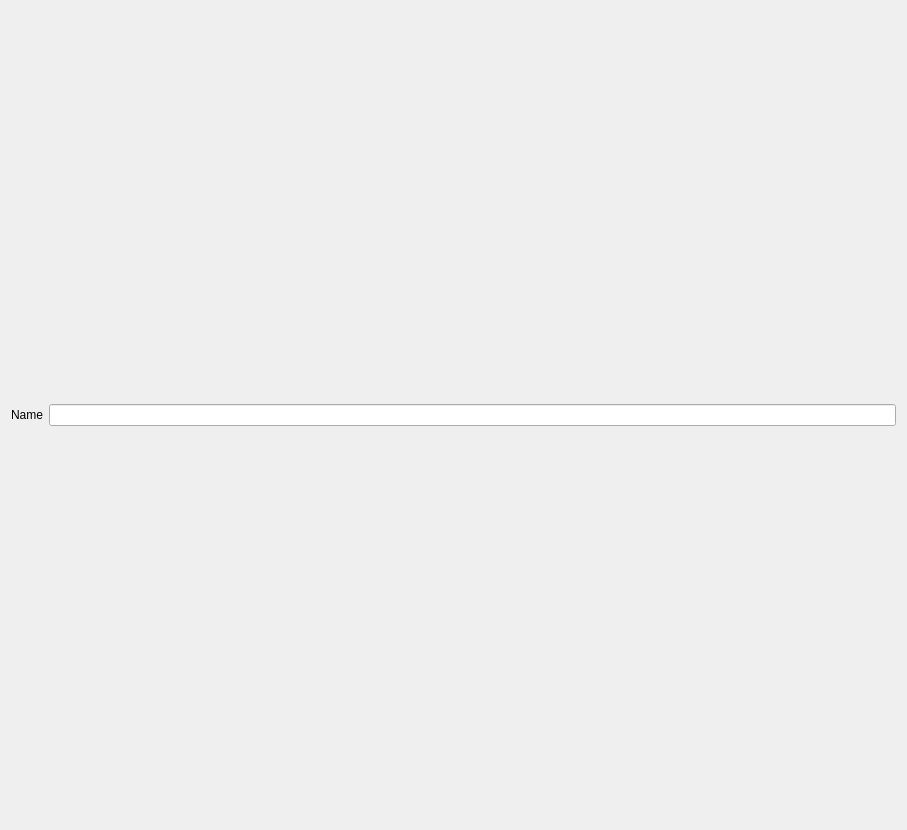
<?xml version="1.0" encoding="UTF-8"?>
<ui version="4.0">
 <class>RdfLocationViewWidget</class>
 <widget class="QWidget" name="RdfLocationViewWidget">
  <property name="geometry">
   <rect>
    <x>0</x>
    <y>0</y>
    <width>907</width>
    <height>830</height>
   </rect>
  </property>
  <layout class="QGridLayout" name="gridLayout">
   <item row="4" column="1">
    <widget class="QLineEdit" name="name">
     <property name="readOnly">
      <bool>true</bool>
     </property>
    </widget>
   </item>
   <item row="4" column="0">
    <widget class="QLabel" name="label_2">
     <property name="text">
      <string>Name</string>
     </property>
    </widget>
   </item>
  </layout>
 </widget>
 <resources/>
 <connections/>
</ui>
